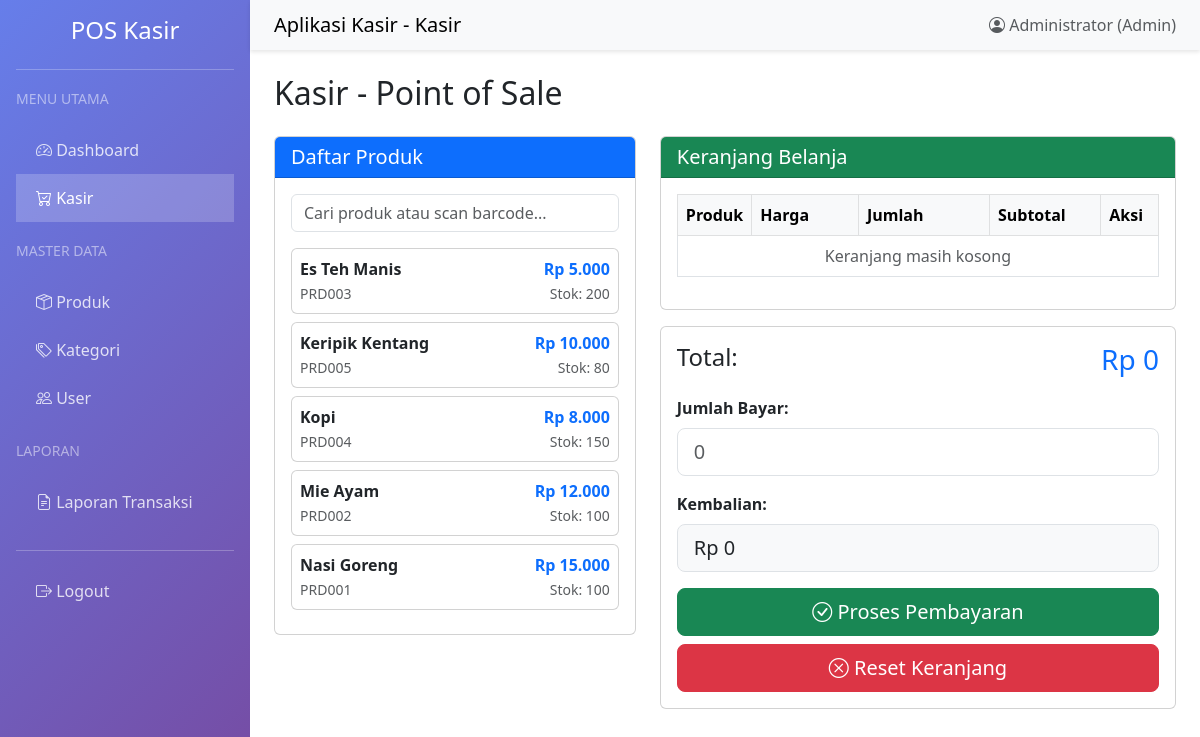
/index.php?page=kasir (signed in), run on the app's committed database.
### tables this page shows
CREATE TABLE produk (
    id INT PRIMARY KEY AUTO_INCREMENT,
    kode_produk VARCHAR(50) UNIQUE NOT NULL,
    nama_produk VARCHAR(200) NOT NULL,
    kategori_id INT,
    harga DECIMAL(10,2) NOT NULL,
    stok INT NOT NULL DEFAULT 0,
    created_at TIMESTAMP DEFAULT CURRENT_TIMESTAMP,
    FOREIGN KEY (kategori_id) REFERENCES kategori(id) ON DELETE SET NULL
);

### controllers/TransaksiController.php (called while the page is built, shortened)
<?php
class TransaksiController {
    private $produkModel;
    public function __construct() {
        $database = new Database();
        $this->db = $database->getConnection();
        $this->produkModel = new Produk($this->db);
    }
    public function kasir() {
        $produk = $this->produkModel->getAll();
        include 'views/transaksi/kasir.php';
    }
}

### config/database.php (called while the page is built, shortened)
<?php
class Database {
    private $host = 'localhost';
    private $db_name = 'pos_kasir';
    private $username = 'root';
    private $password = '';
    public function getConnection() {
        $this->conn = null;
        try {
            $this->conn = new PDO(
                "mysql:host=" . $this->host . ";dbname=" . $this->db_name,
                $this->username,
                $this->password
            );
            $this->conn->setAttribute(PDO::ATTR_ERRMODE, PDO::ERRMODE_EXCEPTION);
            $this->conn->exec("set names utf8");
        } catch(PDOException $e) {
            echo "Connection error: " . $e->getMessage();
        }
        return $this->conn;
    }
}
?>

### models/Produk.php (called while the page is built, shortened)
<?php
class Produk {
    private $conn;
    private $table = 'produk';
    public function __construct($db) {
        $this->conn = $db;
    }
    public function getAll() {
        $query = "SELECT p.*, k.nama_kategori
                  FROM " . $this->table . " p
                  LEFT JOIN kategori k ON p.kategori_id = k.id
                  ORDER BY p.nama_produk";
        $stmt = $this->conn->prepare($query);
        $stmt->execute();
        return $stmt->fetchAll(PDO::FETCH_ASSOC);
    }
}

### views/transaksi/kasir.php (the view, shortened to what this page needs)
<?php include 'views/layouts/header.php'; ?>
<div class="row">
    <div class="col-12">
        <h2 class="mb-4">Kasir - Point of Sale</h2>
    </div>
</div>
<div class="row">
    <div class="col-md-5">
        <div class="card">
            <div class="card-header bg-primary text-white">
                <h5 class="mb-0">Daftar Produk</h5>
            </div>
            <div class="card-body">
                <input type="text" id="search-produk" class="form-control mb-3" placeholder="Cari produk atau scan barcode...">
                <div style="max-height: 500px; overflow-y: auto;">
                    <?php foreach ($produk as $p): ?>
                    <div class="card mb-2 produk-item" style="cursor: pointer;"
                         data-id="<?= $p['id'] ?>"
                         data-kode="<?= $p['kode_produk'] ?>"
                         data-nama="<?= $p['nama_produk'] ?>"
                         data-harga="<?= $p['harga'] ?>"
                         data-stok="<?= $p['stok'] ?>">
                        <div class="card-body p-2">
                            <div class="d-flex justify-content-between align-items-center">
                                <div>
                                    <strong><?= $p['nama_produk'] ?></strong>
                                    <br>
                                    <small class="text-muted"><?= $p['kode_produk'] ?></small>
                                </div>
                                <div class="text-end">
                                    <div class="text-primary fw-bold">Rp <?= number_format($p['harga'], 0, ',', '.') ?></div>
                                    <small class="text-muted">Stok: <?= $p['stok'] ?></small>
                                </div>
                            </div>
                        </div>
                    </div>
                    <?php endforeach; ?>
                </div>
            </div>
        </div>
    </div>
    <div class="col-md-7">
        <div class="card mb-3">
            <div class="card-header bg-success text-white">
                <h5 class="mb-0">Keranjang Belanja</h5>
            </div>
            <div class="card-body">
                <table class="table table-bordered" id="cart-table">
                    <thead class="table-light">
                        <tr>
                            <th>Produk</th>
                            <th width="120">Harga</th>
                            <th width="150">Jumlah</th> <th width="120">Subtotal</th>
                            <th width="60">Aksi</th>
                        </tr>
                    </thead>
                    <tbody id="cart-body">
                        <tr id="empty-cart">
                            <td colspan="5" class="text-center text-muted">
                                Keranjang masih kosong
                            </td>
                        </tr>
                    </tbody>
                </table>
            </div>
        </div>
        <div class="card">
            <div class="card-body">
                <div class="row mb-3">
                    <div class="col-6">
                        <h4>Total:</h4>
                    </div>
                    <div class="col-6 text-end">
                        <h3 class="text-primary mb-0" id="total-display">Rp 0</h3>
                    </div>
                </div>
                <div class="mb-3">
                    <label class="form-label fw-bold">Jumlah Bayar:</label>
                    <input type="number" id="bayar" class="form-control form-control-lg" placeholder="0" min="0">
                </div>
                <div class="mb-3">
                    <label class="form-label fw-bold">Kembalian:</label>
                    <input type="text" id="kembalian" class="form-control form-control-lg bg-light" readonly value="Rp 0">
                </div>
                <div class="d-grid gap-2">
                    <button class="btn btn-success btn-lg" id="btn-bayar">
                        <i class="bi bi-check-circle"></i> Proses Pembayaran
                    </button>
                    <button class="btn btn-danger btn-lg" id="btn-reset">
                        <i class="bi bi-x-circle"></i> Reset Keranjang
                    </button>
                </div>
            </div>
        </div>
    </div>
</div>
<?php include 'views/layouts/footer.php'; ?>

### index.php (shortened to what this page needs)
<?php
require_once 'config/database.php';
require_once 'models/Produk.php';
require_once 'controllers/TransaksiController.php';
$page = isset($_GET['page']) ? $_GET['page'] : 'login';
switch ($page) {
    case 'kasir':
        $controller = new TransaksiController();
        $controller->kasir();
        break;
}
?>

### views/layouts/header.php (shortened to what this page needs)
<?php
$page = isset($page) ? $page : (isset($_GET['page']) ? $_GET['page'] : 'dashboard');
$action = isset($action) ? $action : (isset($_GET['action']) ? $_GET['action'] : 'index');
?>
<!DOCTYPE html>
<html lang="id">
<head>
    <link href="https://cdn.jsdelivr.net/npm/bootstrap@5.3.0/dist/css/bootstrap.min.css" rel="stylesheet">
    <link rel="stylesheet" href="https://cdn.jsdelivr.net/npm/bootstrap-icons@1.10.0/font/bootstrap-icons.css">
</head>
<body>
    <div class="d-flex">
        <div class="sidebar text-white p-3" style="width: 250px;">
            <h4 class="text-center mb-4">POS Kasir</h4>
            <hr class="bg-white">
            <div class="mb-3">
                <small class="text-white-50">MENU UTAMA</small>
            </div>
            <a href="index.php?page=dashboard" class="<?= $page == 'dashboard' ? 'active' : '' ?>">
                <i class="bi bi-speedometer2"></i> Dashboard
            </a>
            <a href="index.php?page=kasir" class="<?= $page == 'kasir' ? 'active' : '' ?>">
                <i class="bi bi-cart-check"></i> Kasir
            </a>
            <?php if ($_SESSION['role'] == 'admin'): ?>
            <div class="mb-3 mt-3">
                <small class="text-white-50">MASTER DATA</small>
            </div>
            <a href="index.php?page=produk" class="<?= $page == 'produk' ? 'active' : '' ?>">
                <i class="bi bi-box-seam"></i> Produk
            </a>
            <a href="index.php?page=kategori" class="<?= $page == 'kategori' ? 'active' : '' ?>">
                <i class="bi bi-tags"></i> Kategori
            </a>
            <a href="index.php?page=user" class="<?= $page == 'user' ? 'active' : '' ?>">
                <i class="bi bi-people"></i> User
            </a>
            <div class="mb-3 mt-3">
                <small class="text-white-50">LAPORAN</small>
            </div>
            <a href="index.php?page=transaksi&action=laporan" class="<?= $page == 'transaksi' && $action == 'laporan' ? 'active' : '' ?>">
                <i class="bi bi-file-earmark-text"></i> Laporan Transaksi
            </a>
            <?php endif; ?>
            <hr class="bg-white mt-4">
            <a href="index.php?page=logout">
                <i class="bi bi-box-arrow-right"></i> Logout
            </a>
        </div>
        <div class="flex-grow-1">
            <nav class="navbar navbar-light bg-light px-4">
                <span class="navbar-brand mb-0 h1">
                    Aplikasi Kasir - <?= ucfirst($page) ?>
                </span>
                <span class="text-muted">
                    <i class="bi bi-person-circle"></i>
                    <?= $_SESSION['nama_lengkap'] ?> (<?= ucfirst($_SESSION['role']) ?>)
                </span>
            </nav>
            <div class="p-4">

### views/layouts/footer.php (shortened to what this page needs)
            </div>
        </div>
    </div>
</body>
</html>

### views/layouts/header.php (style rules this page uses)
.sidebar { min-height: 100vh; background: linear-gradient(135deg, #667eea 0%, #764ba2 100%); }
.sidebar a { color: rgba(255,255,255,0.8); padding: 12px 20px; display: block; text-decoration: none; transition: all 0.3s; }
.sidebar a:hover, .sidebar a.active { background: rgba(255,255,255,0.2); color: white; }
.navbar { background: white; box-shadow: 0 2px 4px rgba(0,0,0,0.1); }

### data on the page
produk: nama_produk "Es Teh Manis", kode_produk "PRD003", harga "5.000", stok "200"
produk: nama_produk "Keripik Kentang", kode_produk "PRD005", harga "10.000", stok "80"
produk: nama_produk "Kopi", kode_produk "PRD004", harga "8.000", stok "150"
produk: nama_produk "Mie Ayam", kode_produk "PRD002", harga "12.000", stok "100"
produk: nama_produk "Nasi Goreng", kode_produk "PRD001", harga "15.000", stok "100"

### other printed values
$page "Kasir"
$_SESSION['nama_lengkap'] "Administrator"
$_SESSION['role'] "Admin"
